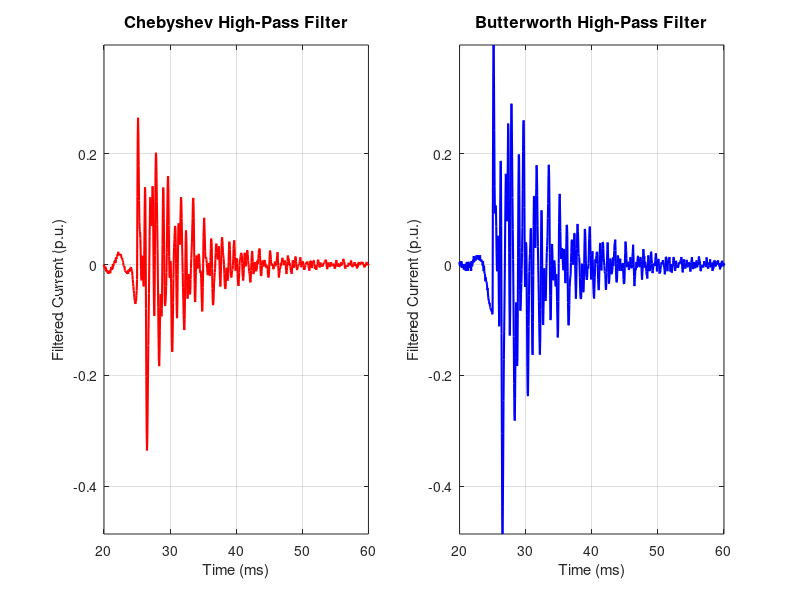

Recreate this plot in MATLAB. (Note: this script raises an error after producing the figure.)
%% HVDC Protection Demo (Presentation-Ready)
% Same fault signal through Chebyshev vs Butterworth HPF

clear; close all; clc;

%% Sampling
fs = 20000;                 
t_end = 0.08;               
t = 0:1/fs:t_end;

%% Synthetic I_dc fault signal
I0 = 1.0;

tf = 0.025;
u = double(t >= tf);

fault_sig = ...
    0.25*exp(-180*(t-tf)).*sin(2*pi*500*(t-tf)).*u + ...
    0.20*exp(-140*(t-tf)).*sin(2*pi*1100*(t-tf)).*u + ...
    0.15*exp(-120*(t-tf)).*sin(2*pi*1800*(t-tf)).*u + ...
    0.10*exp(-100*(t-tf)).*sin(2*pi*2600*(t-tf)).*u;

drift = 0.12*sin(2*pi*15*t) + 0.06*sin(2*pi*35*t);
noise = 0.004*randn(size(t));

I_dc = I0 + drift + fault_sig + noise;

%% Filter design
fc = 300;
Wn = fc/(fs/2);

[b_but, a_but] = butter(4, Wn, 'high');
[b_cheb, a_cheb] = cheby1(4, 3, Wn, 'high');  % strong ripple

%% Filtering
I_but  = filtfilt(b_but,  a_but,  I_dc);
I_cheb = filtfilt(b_cheb, a_cheb, I_dc);

%% Plot settings
t_ms = t * 1000;
x_range = [20 60];

% Consistent y-limits for fair comparison
ymin = min([I_but, I_cheb]);
ymax = max([I_but, I_cheb]);
yl = [ymin ymax];

%% Figure
figure('Color','w','Position',[100 100 1200 450])

% --- Chebyshev ---
subplot(1,2,1)
plot(t_ms, I_cheb, 'r', 'LineWidth', 1.5)
grid on
box on
xlim(x_range)
ylim(yl)
xlabel('Time (ms)', 'FontSize', 11)
ylabel('Filtered Current (p.u.)', 'FontSize', 11)
title('Chebyshev High-Pass Filter', 'FontSize', 12, 'FontWeight','bold')

% --- Butterworth ---
subplot(1,2,2)
plot(t_ms, I_but, 'b', 'LineWidth', 1.5)
grid on
box on
xlim(x_range)
ylim(yl)
xlabel('Time (ms)', 'FontSize', 11)
ylabel('Filtered Current (p.u.)', 'FontSize', 11)
title('Butterworth High-Pass Filter', 'FontSize', 12, 'FontWeight','bold')

% Global title
sgtitle('HVDC Fault Signal Response Through High-Pass Filters', ...
    'FontSize', 14, 'FontWeight','bold')
